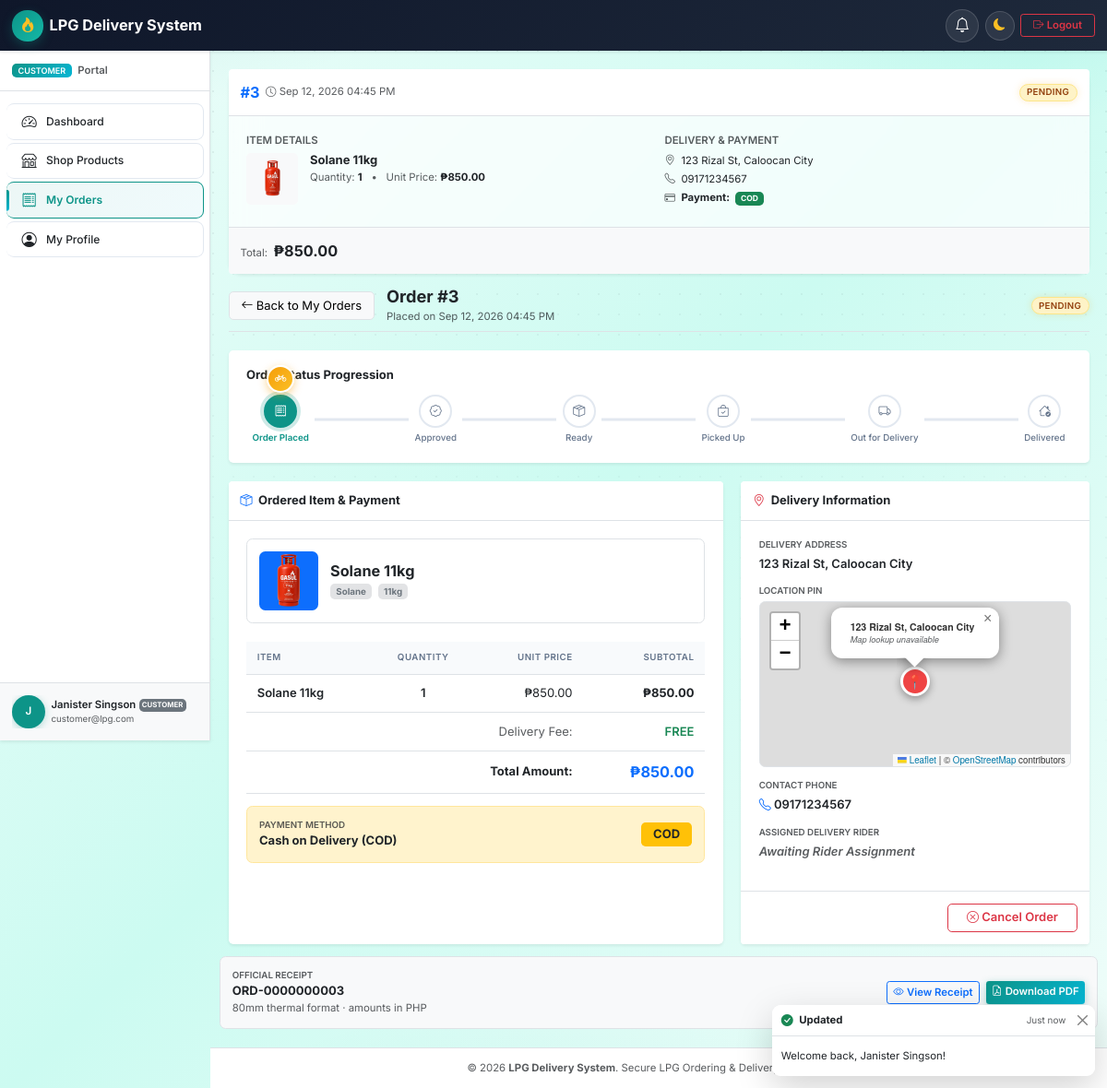
The app's page /pages/customer/order-detail.php?id=3 (signed in) with its own data.
### tables this page shows
CREATE TABLE `orders` (
  `id` int(11) NOT NULL AUTO_INCREMENT,
  `customer_id` int(11) NOT NULL,
  `product_id` int(11) NOT NULL,
  `rider_id` int(11) DEFAULT NULL,
  `quantity` int(10) unsigned NOT NULL,
  `unit_price` decimal(10,2) NOT NULL,
  `total_amount` decimal(10,2) NOT NULL,
  `payment_method` enum('cod','gcash') NOT NULL DEFAULT 'cod',
  `payment_reference` varchar(64) DEFAULT NULL,
  `payment_id` varchar(64) DEFAULT NULL,
  `payment_status` enum('unpaid','paid','failed') NOT NULL DEFAULT 'unpaid',
  `refund_status` enum('none','requested','refunded','failed','rejected') NOT NULL DEFAULT 'none',
  `refund_reference` varchar(64) DEFAULT NULL,
  `refund_reason` varchar(255) DEFAULT NULL,
  `refund_requested_at` datetime DEFAULT NULL,
  `refund_processed_at` datetime DEFAULT NULL,
  `cancel_reason` varchar(255) DEFAULT NULL,
  `paid_at` datetime DEFAULT NULL,
  `status` enum('pending_payment','pending','approved','ready_for_delivery','picked_up','out_for_delivery','delivered','cancelled') NOT NULL DEFAULT 'pending',
  `delivery_address` text NOT NULL,
  `delivery_latitude` decimal(10,7) DEFAULT NULL,
  `delivery_longitude` decimal(10,7) DEFAULT NULL,
  `contact_phone` varchar(20) NOT NULL,
  `notes` text DEFAULT NULL,
  `created_at` timestamp NOT NULL DEFAULT current_timestamp(),
  `updated_at` timestamp NOT NULL DEFAULT current_timestamp() ON UPDATE current_timestamp(),
  `delivered_at` timestamp NULL DEFAULT NULL,
  PRIMARY KEY (`id`),
  KEY `fk_orders_product` (`product_id`),
  KEY `idx_customer` (`customer_id`),
  KEY `idx_rider` (`rider_id`),
  KEY `idx_status` (`status`),
  KEY `idx_created` (`created_at`),
  KEY `idx_payment_reference` (`payment_reference`),
  KEY `idx_payment_id` (`payment_id`),
  KEY `idx_refund_status` (`refund_status`),
  CONSTRAINT `fk_orders_customer` FOREIGN KEY (`customer_id`) REFERENCES `users` (`id`) ON DELETE CASCADE,
  CONSTRAINT `fk_orders_product` FOREIGN KEY (`product_id`) REFERENCES `products` (`id`),
  CONSTRAINT `fk_orders_rider` FOREIGN KEY (`rider_id`) REFERENCES `users` (`id`) ON DELETE SET NULL
);

CREATE TABLE `products` (
  `id` int(11) NOT NULL AUTO_INCREMENT,
  `name` varchar(255) NOT NULL,
  `brand` varchar(255) NOT NULL,
  `weight` varchar(50) NOT NULL,
  `price` decimal(10,2) NOT NULL,
  `stock` int(10) unsigned NOT NULL DEFAULT 0,
  `image_url` varchar(500) DEFAULT NULL,
  `status` enum('active','inactive') NOT NULL DEFAULT 'active',
  `created_at` timestamp NOT NULL DEFAULT current_timestamp(),
  `updated_at` timestamp NOT NULL DEFAULT current_timestamp() ON UPDATE current_timestamp(),
  PRIMARY KEY (`id`),
  KEY `idx_brand` (`brand`),
  KEY `idx_status` (`status`)
);

### pages/customer/order-detail.php (the view, shortened to what the rows shown need)
<?php
require_once __DIR__ . '/../../includes/helpers.php';
require_once __DIR__ . '/../../includes/auth.php';
require_once __DIR__ . '/../../classes/Database.php';
require_once __DIR__ . '/../../classes/Order.php';
$orderId = (int)($_GET['id'] ?? 0);
$db = Database::connect();
$orderModel = new Order($db);
$order = $orderModel->findById($orderId);
require_once __DIR__ . '/../../templates/header.php';
require_once __DIR__ . '/../../templates/components/order-card.php';
?>
<div class="container-fluid px-0">
    <div class="d-flex flex-wrap align-items-center justify-content-between gap-3 mb-4 pb-2 border-bottom" data-aos="fade-down">
        <div class="d-flex align-items-center gap-3">
            <div>
                <h3 class="fw-bold text-dark mb-0">Order #<?= $orderId ?></h3>
                <small class="text-muted">Placed on <?= e(format_date($order['created_at'], 'M d, Y h:i A')) ?></small>
            </div>
        </div>
        <div class="d-flex align-items-center gap-2">
            <?= get_order_status_badge($status) ?>
        </div>
    </div>
    <div class="row g-4" data-aos="fade-up">
        <div class="col-lg-7">
            <div class="card border-0 shadow-sm h-100 bg-white">
                <div class="card-body p-4">
                    <div class="d-flex align-items-center gap-3 p-3 rounded-3 mb-4 border">
                        <div class="app-product-icon rounded-3 bg-primary text-white flex-shrink-0 overflow-hidden" style="width: 64px; height: 64px;">
                            <?php $detailImage = $order['product_image'] ?? ''; ?>
                            <?php if (!empty($detailImage) && is_file(dirname(__DIR__, 2) . '/' . ltrim($detailImage, '/'))): ?>
                                <img src="<?= e(asset($detailImage)) ?>" alt="<?= e($order['product_name'] ?? 'LPG') ?>" style="width: 100%; height: 100%; object-fit: cover;">
                            <?php else: ?>
                                <i class="bi bi-fire fs-4"></i>
                            <?php endif; ?>
                        </div>
                        <div class="flex-grow-1">
                            <h5 class="fw-bold text-dark mb-1"><?= e($order['product_name'] ?? 'LPG Cylinder') ?></h5>
                            <div class="d-flex gap-2">
                                <span class="badge bg-secondary-subtle text-secondary"><?= e($order['brand'] ?? $order['product_brand'] ?? 'Standard') ?></span>
                                <span class="badge bg-secondary-subtle text-secondary"><?= e($order['weight'] ?? $order['product_weight'] ?? '11kg') ?></span>
                            </div>
                        </div>
                    </div>
                    <div class="table-responsive mb-3">
                        <table class="table align-middle mb-0">
                            <thead>
                                <tr>
                                    <th class="fw-semibold">Item</th>
                                    <th class="text-center fw-semibold">Quantity</th>
                                    <th class="text-end fw-semibold">Unit Price</th>
                                    <th class="text-end fw-semibold">Subtotal</th>
                                </tr>
                            </thead>
                            <tbody>
                                <tr>
                                    <td class="fw-semibold text-dark"><?= e($order['product_name'] ?? 'LPG Cylinder') ?></td>
                                    <td class="text-center text-dark fw-semibold"><?= (int)$order['quantity'] ?></td>
                                    <td class="text-end text-dark"><?= e(format_currency($order['unit_price'] ?? 0)) ?></td>
                                    <td class="text-end fw-bold text-dark"><?= e(format_currency($order['total_amount'] ?? 0)) ?></td>
                                </tr>
                            </tbody>
                            <tfoot>
                                <tr class="border-top">
                                    <td colspan="3" class="text-end fw-bold fs-6 text-dark">Total Amount:</td>
                                    <td class="text-end fw-bold fs-5 text-primary"><?= e(format_currency($order['total_amount'] ?? 0)) ?></td>
                                </tr>
                            </tfoot>
                        </table>
                    </div>
                </div>
            </div>
        </div>
        <div class="col-lg-5">
            <div class="card border-0 shadow-sm h-100 bg-white d-flex flex-column">
                <div class="card-body p-4 flex-grow-1">
                    <div class="mb-3">
                        <label class="text-muted extra-small text-uppercase fw-semibold d-block">Delivery Address</label>
                        <div class="fw-semibold text-dark fs-6 mt-1"><?= e($order['delivery_address'] ?? 'No address provided') ?></div>
                    </div>
                    <div class="mb-3">
                        <label class="text-muted extra-small text-uppercase fw-semibold d-block">Contact Phone</label>
                        <div class="fw-semibold text-dark mt-1">
                            <i class="bi bi-telephone me-1 text-primary"></i><?= e($order['contact_phone'] ?? 'N/A') ?>
                        </div>
                    </div>
                </div>
            </div>
        </div>
                    <div class="p-3 rounded-3 border mt-3 d-flex flex-wrap align-items-center justify-content-between gap-2 bg-light">
                        <div class="flex-grow-1">
                            <span class="text-muted extra-small text-uppercase fw-semibold d-block">Official Receipt</span>
                            <strong class="text-dark fs-6"><?= e(order_receipt_number($orderId)) ?></strong>
                            <div class="small text-muted">80mm thermal format &middot; amounts in PHP</div>
                        </div>
                    </div>
                </div>
</div>
<?php require_once __DIR__ . '/../../templates/footer.php'; ?>

### templates/components/order-card.php (shortened to what the rows shown need)
<?php
if (!function_exists('get_order_status_badge')) {
    function get_order_status_badge(string $status): string {
        $status = strtolower($status);
        $labels = [
            'pending_payment'    => ['label' => 'Pending Payment',    'class' => 'badge-status-pending_payment'],
            'pending'            => ['label' => 'Pending',            'class' => 'badge-status-pending'],
            'approved'           => ['label' => 'Approved',           'class' => 'badge-status-approved'],
            'ready_for_delivery' => ['label' => 'Ready for Delivery', 'class' => 'badge-status-ready_for_delivery'],
            'picked_up'          => ['label' => 'Picked Up',          'class' => 'badge-status-picked_up'],
            'out_for_delivery'   => ['label' => 'Out for Delivery',   'class' => 'badge-status-out_for_delivery'],
            'delivered'          => ['label' => 'Delivered',          'class' => 'badge-status-delivered'],
            'cancelled'          => ['label' => 'Cancelled',          'class' => 'badge-status-cancelled']
        ];
        $info = $labels[$status] ?? ['label' => ucfirst(str_replace('_', ' ', $status)), 'class' => 'bg-secondary text-white'];
        return '<span class="badge ' . e($info['class']) . ' app-status-badge">' . e($info['label']) . '</span>';
    }
}
if (!function_exists('render_order_card')) {
    function render_order_card(array $order, array $options = []): string {
        $orderId = (int)($order['id'] ?? 0);
        $status = (string)($order['status'] ?? 'pending');
        $productName = (string)($order['product_name'] ?? $order['name'] ?? 'LPG Cylinder');
        $brand = (string)($order['brand'] ?? '');
        $weight = (string)($order['weight'] ?? '');
        $qty = (int)($order['quantity'] ?? 1);
        $unitPrice = (float)($order['unit_price'] ?? 0);
        $totalAmount = (float)($order['total_amount'] ?? ($qty * $unitPrice));
        $paymentMethod = strtoupper((string)($order['payment_method'] ?? 'COD'));
        $deliveryAddress = (string)($order['delivery_address'] ?? $order['address'] ?? '');
        $contactPhone = (string)($order['contact_phone'] ?? $order['phone'] ?? '');
        $notes = (string)($order['notes'] ?? '');
        $createdAt = (string)($order['created_at'] ?? '');
        $deliveredAt = (string)($order['delivered_at'] ?? '');
        $customerName = (string)($order['customer_name'] ?? '');
        $riderName = (string)($order['rider_name'] ?? '');
        $role = $options['role'] ?? (function_exists('current_user_role') ? current_user_role() : 'customer');
        $productImage = (string)($order['product_image'] ?? $order['image_url'] ?? '');
        ?>
        <div class="card app-order-card shadow-sm border-0 mb-3" data-order-id="<?= e((string)$orderId) ?>">
            <div class="card-header bg-white d-flex flex-wrap justify-content-between align-items-center py-3 border-bottom">
                <div class="d-flex align-items-center gap-2">
                    <span class="fw-bold fs-5 text-primary">#<?= e((string)$orderId) ?></span>
                    <small class="text-muted"><i class="bi bi-clock me-1"></i><?= e(format_date($createdAt)) ?></small>
                </div>
                <div>
                    <?= get_order_status_badge($status) ?>
                </div>
            </div>
            <div class="card-body p-3 p-md-4">
                <div class="row g-3">
                    <div class="col-md-6">
                        <div class="d-flex align-items-start gap-3">
                            <div class="app-product-icon p-2 bg-light rounded text-center flex-shrink-0" style="width: 56px; height: 56px;">
                                <?php if (!empty($productImage) && is_file(dirname(__DIR__, 2) . '/' . ltrim($productImage, '/'))): ?>
                                    <img src="<?= e(asset($productImage)) ?>" alt="<?= e($productName) ?>" class="rounded" style="width: 100%; height: 100%; object-fit: cover;">
                                <?php else: ?>
                                    <i class="bi bi-fire fs-3 text-warning"></i>
                                <?php endif; ?>
                            </div>
                            <div>
                                <h6 class="mb-1 fw-bold"><?= e($productName) ?></h6>
                                <div class="small">
                                    <span class="text-muted">Quantity:</span> <strong class="text-dark"><?= e((string)$qty) ?></strong>
                                    <span class="mx-2 text-muted">&bull;</span>
                                    <span class="text-muted">Unit Price:</span> <strong><?= e(format_currency($unitPrice)) ?></strong>
                                </div>
                            </div>
                        </div>
                    </div>
                    <div class="col-md-6">
                        <div class="small">
                            <p class="mb-1 text-truncate"><i class="bi bi-geo-alt text-muted me-2"></i><?= e($deliveryAddress ?: 'No address specified') ?></p>
                            <p class="mb-1"><i class="bi bi-telephone text-muted me-2"></i><?= e($contactPhone ?: 'No contact number') ?></p>
                            <p class="mb-1">
                                <i class="bi bi-credit-card text-muted me-2"></i><strong>Payment:</strong>
                                <span class="badge <?= $paymentMethod === 'GCASH' ? 'bg-primary' : 'bg-success' ?> ms-1"><?= e($paymentMethod) ?></span>
                            </p>
                        </div>
                    </div>
                </div>
            </div>
            <div class="card-footer bg-light d-flex flex-wrap justify-content-between align-items-center py-3 border-top">
                <div class="d-flex align-items-baseline gap-2">
                    <span class="text-muted small">Total:</span>
                    <span class="fs-5 fw-bold text-dark"><?= e(format_currency($totalAmount)) ?></span>
                </div>
            </div>
        </div>
        <?php
        return ob_get_clean();
    }
}
if (isset($order) && is_array($order)) {
    echo render_order_card($order, $options ?? []);
}

### records on screen
orders: id "3", created_at "Sep 12, 2026 04:45 PM", status "PENDING PENDING", product.image_url (picture), product.name "Solane 11kg", quantity "1", unit_price "₱850.00", delivery_address "123 Rizal St, Caloocan City", contact_phone "09171234567", payment_method "COD", total_amount "₱850.00", product.brand "Solane", product.weight "11kg", id "ORD-0000000003"

### other values on screen
$appName "LPG Delivery System"
$role "CUSTOMER"
$item['label'] "Dashboard"
$item['label'] "Shop Products"
$item['label'] "My Orders"
$item['label'] "My Profile"
$initial "J"
$userName "Janister Singson"
$userEmail "customer@lpg.com"
$steps[$stepKey]['label'] "Order Placed"
$steps[$stepKey]['label'] "Approved"
$steps[$stepKey]['label'] "Ready"
$steps[$stepKey]['label'] "Picked Up"
$steps[$stepKey]['label'] "Out for Delivery"
$steps[$stepKey]['label'] "Delivered"
